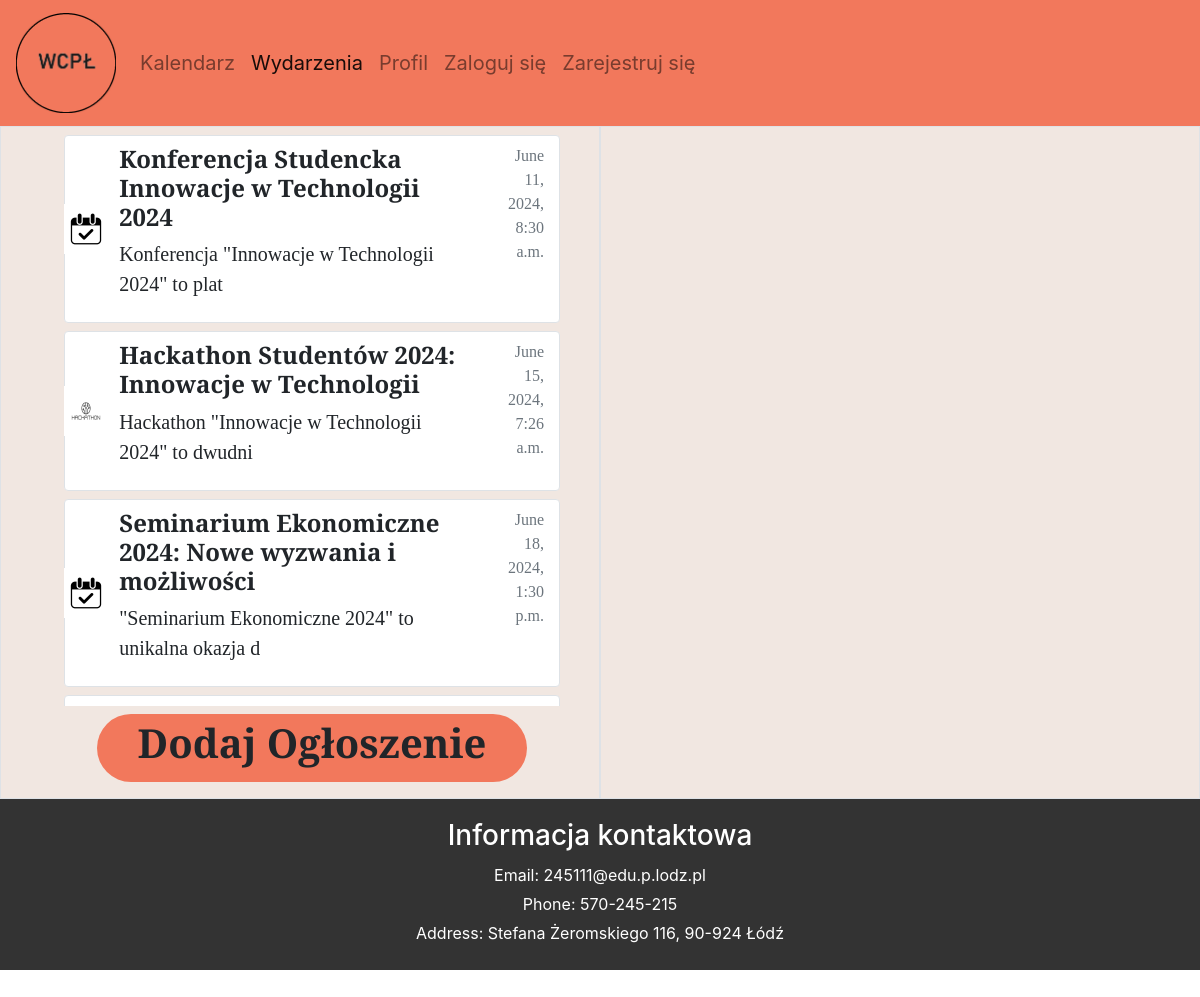
Page /events/ (signed in) on the committed database.
### main/models.py (models this page shows, shortened)
class Event(models.Model):
    picture = models.ImageField(default='default.jpg', upload_to='event_pics')
    author = models.ForeignKey(User, on_delete=models.CASCADE)
    users = models.ManyToManyField(User, related_name="users_list", blank=True)
    addDate = models.DateTimeField(default=timezone.now)
    startDate = models.DateTimeField(default=timezone.now)
    endDate = models.DateTimeField(default=timezone.now)
    title = models.CharField(max_length=100)
    description = models.CharField(max_length=620)
    accepted = models.IntegerField(default=0)
    class Meta:
        ordering = ['startDate']

### main/views.py (the view)
# urls.py: path('events/', views.eventsSearch, name='events-search'),
@login_required
def eventsSearch(request):
    context = {
        'events': Event.objects.all(),
        }
    return render(request, "main/events_search.html", context)

### main/templates/main/events_search.html (shortened to what this page needs)
{% extends "main/base.html" %}
{% load static %}
{% block events_activate %}
active
{% endblock events_activate %}
{% block content %}
<div class="container-fluid" style="background-color: #F1E7E1; font-family:Bree Serif">
    <div class="row">
        <div class="col-md-6 col-sm-12 py-2 ps-5 pe-4 border">
            <div class="container mb-2">
                <div class="container-fluid" style="height: 571px; max-height: 571px; overflow-y: scroll;">
                    {% for event in events %}
                    {% if event.accepted %}
                    <div class="row rounded border border-5 mb-2 bg-white">
                        <div class="col-md-1">
                            <div class="d-flex justify-content-center align-items-center" style="height: 100%;width: 100%;">
                                <img class="rounded" src="{{ event.picture.url }}" alt="event-icon" style="width: 50px; height: 50px;">
                            </div>
                        </div>
                        <a class="col-md-9 btn pt-2 text-start" href="{% url 'events-info' event.id %}">
                            <h4 class="fw-bold">{{ event.title }}</h4>
                            <p class="fs-5">{{ event.description|slice:":50" }}</p>
                        </a>
                        <div class="col-md-2 text-end pt-2 text-muted">
                            {{ event.startDate }}
                        </div>
                    </div>
                    {% endif %}
                    {% endfor %}
                </div>
                <div class="row px-5 mt-2">
                    <a class="col-md-12 btn pt-1 rounded-pill text-center" href="{% url 'events-add' %}" style="background-color: #F2785C">
                        <h1 class="fw-bold">Dodaj Ogłoszenie</h1>
                    </a>
                </div>
            </div>
        </div>
        <div class="col-md-6 col-sm-12 py-2 pe-3 border">
        </div>
    </div>
</div>
{% endblock content %}

### main/static/main/main.css (style rules this page uses)
body { background-color: rgba(241, 231, 225, 1); overflow-x: hidden; font-family: "Bree Serif"; font-size: 20px; margin: 0; }

### rows in the picture
Event: picture (placeholder picture), title "Konferencja Studencka Innowacje w Technologii 2024", description "Konferencja \"Innowacje w Technologii 2024\" to plat", startDate "June 11, 2024, 8:30 a.m."
Event: picture (picture), title "Hackathon Studentów 2024: Innowacje w Technologii", description "Hackathon \"Innowacje w Technologii 2024\" to dwudni", startDate "June 15, 2024, 7:26 a.m."
Event: picture (placeholder picture), title "Seminarium Ekonomiczne 2024: Nowe wyzwania i możliwości", description "\"Seminarium Ekonomiczne 2024\" to unikalna okazja d", startDate "June 18, 2024, 1:30 p.m."
